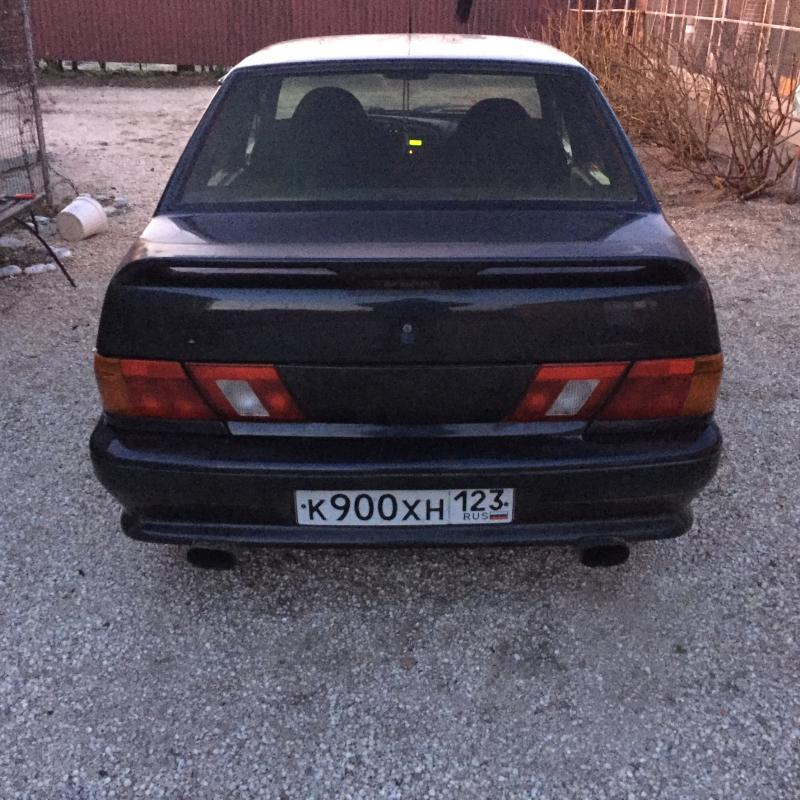
#> input picture img.png, 800 x 800 px
$ python -i worker.py   (imports and definitions only)   (older library calls are emulated)
#> lines starting #> are read from the running program, lines starting #| are printed output that depends on the picture; after the words box and inside, x2 and y2 are one past the last pixel; in counts of white or black regions, pixels touching at a corner belong together
from unittest import result
import numpy as np
import cv2
import re
import pytesseract
from collections import Counter
import sqlite3

# [1 line not run here, left out]
cascade = cv2.CascadeClassifier("haarcascade_russian_plate_number.xml")
# [3 lines not run here, left out]
pytesseract.pytesseract.tesseract_cmd = "C:\\Program Files\\Tesseract-OCR\\tesseract.exe"
tessdata_dir_config = '--tessdata-dir "C:\\Program Files\\Tesseract-OCR\\tessdata"'
# [1 line not run here, left out]

# Функция для отображения картинки

def img_show(img, detect = []):
    if list(detect):
        for (x, y, w, h) in detect:
            cv2.rectangle(img, (x, y), (x + w, y + h), (36, 255, 12), 2)
        cv2.imshow("1", img)
        cv2.waitKey(0)
    else:
        cv2.imshow("1", img)
    cv2.waitKey(0)


def database(car_number): # не используеться
    try:
        connection = sqlite3.connect('table_kpp.db')
        cursor = connection.cursor()

        connection.commit()
        connection.close()
    except Exception as e:
        print(e)

def fixed_bugs(value):
    for i in (0, 4, 5):
        if value[i] == "0": value = f"{value[:i]}о{value[i + 1:]}"
    return value

# рассчет вероятности
def probability(number_base):
    result = dict()
    data = Counter(number_base)
    print(data)
    for i in data:
        five_six = i[1:4].count("5") + i[1:4].count("6")
        result[fixed_bugs(i)] = int((data[i] / len(number_base)) * 100 / (five_six ** 2 if five_six != 0 else 1))
    return result

# функция поворота номера
def rotation(img, angle):
    (h, w) = img.shape[:2]
    center = (int(w / 2), int(h / 2))
    rotation_matrix = cv2.getRotationMatrix2D(center, angle, 1)
    return cv2.warpAffine(img, rotation_matrix, (w, h))

# Функция для исключения лишних символов
def extra_symbols(number):
    # Оставляем только цифры и буквы
    text = "".join([c for c in number.lower() if c.isalnum()])

    # Заменяем похожие элементы
    repl = {"б":"6", "э":"9", "д": "а", "з": "3", "о": "0"}
    for i in repl: text = text.replace(i, repl[i])

    # Находим подходящую подстроку для номера
    num = re.findall(r'[авекмнрстху780]\d{3}[авекмнрстху780]{2}\d{2,3}', text)
    return num

# Функция изменения размера для распознования
def resizing(img, height = 130):
    h, w = img.shape[:2]
    ratio = height / h
    dimension = (int(w * ratio), height)
    return cv2.resize(img, dimension)

# Функция детектирования номера - возращает кортеж из координат возможных номеров
def get_number(img):
    gray = cv2.cvtColor(img, cv2.COLOR_BGR2GRAY)
    numbers = cascade.detectMultiScale(gray, 1.1, 4)

    return numbers

# Функция распознавания
def num_to_text(img, num):
    xx, yy, ww, hh = num
    img_show(img)
    # Привести картинку к серому, применить фильтры, обрезать
    img = resizing(img[yy:yy + hh, xx:xx + ww, :])

    result = np.zeros(img.shape, dtype = np.uint8)

    #blurDetect = cv2.Laplacian(img, cv2.CV_64F).var()
    #kernel = np.ones((2, 4), np.uint8) if blurDetect < 100 else np.ones((1, 1), np.uint8)
    kernel = np.ones((1, 1), np.uint8)
    plate = cv2.dilate(img, kernel, iterations = 2)
    plate = cv2.erode(plate, kernel, iterations = 1)
    plate_gray = cv2.cvtColor(plate,cv2.COLOR_BGR2GRAY)
    number_base = []
    for i in range(10, 201, 10):
        plate = 255 - cv2.threshold(plate_gray, i, 255, cv2.THRESH_BINARY)[1] # Играем значением

        extract = cv2.merge([plate, plate, plate])
        cnts = cv2.findContours(plate, cv2.RETR_TREE, cv2.CHAIN_APPROX_SIMPLE)[0]
        for c in cnts:
            x, y, w, h = cv2.boundingRect(c)
            if 700 < w * h < 3000 and 0.2 <= w / h <= 1.1:
                result[y : y + h, x : x + w] = extract[y : y + h, x : x + w]

        #img_show(255 - result)
        data = pytesseract.image_to_string(255 - result, lang="rus", config ="--psm 6")
        # print("!", data)
        nums = extra_symbols(data)
        if nums: number_base.extend(nums)
        #print(number_base)

    # Вычисление вероятности
    #print(probability(number_base))
    return number_base#probability(number_base)
    # [6 lines of commented-out code are left out]

def recognizer(img):
    nums = get_number(img)
    print([num_to_text(img, num) for num in nums])
    return [num_to_text(img, num) for num in nums]

>>> import cv2
>>> picture = cv2.imread('img.png')
#> picture is the input picture: shape (800, 800, 3); mean B, G, R 94.8, 83.5, 90.9
>>> result = recognizer(picture)
#> in get_number, `gray = cv2.cvtColor(img, cv2.COLOR_BGR2GRAY)`:
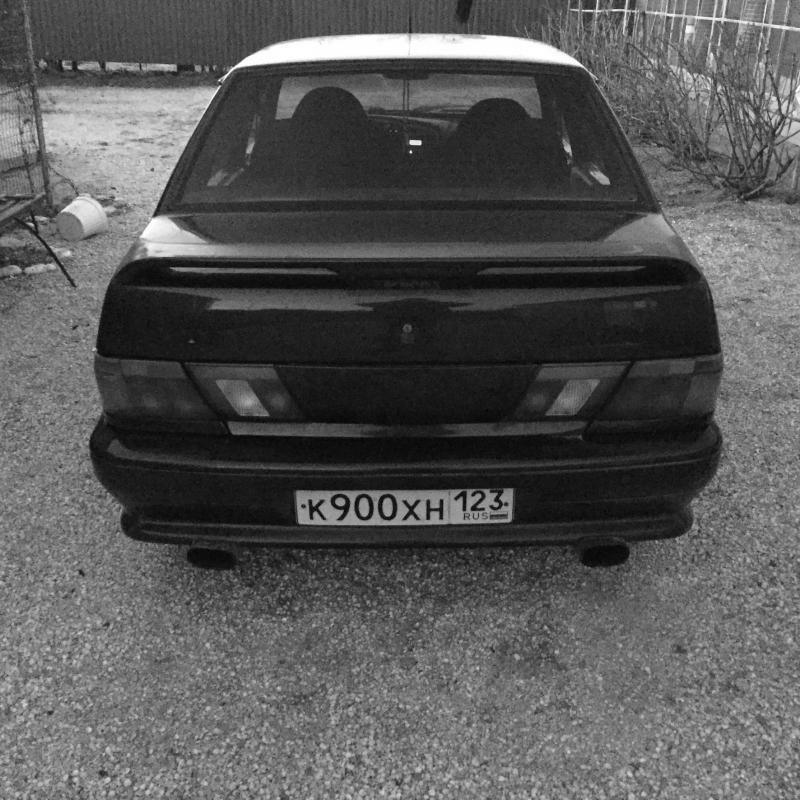
#> gray: shape (800, 800); min 1, max 255, mean 87
#> in get_number, `numbers = cascade.detectMultiScale(gray, 1.1, 4)`: numbers = [[295, 468, 221, 74]]
#> in resizing, `return cv2.resize(img, dimension)`:
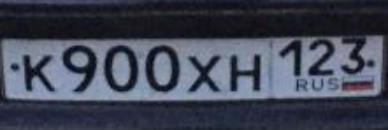
#> returned value: shape (130, 388, 3); mean of channels 0, 1, 2 85.2, 69.7, 65.1; drawn as B, G, R
#> in num_to_text, `plate_gray = cv2.cvtColor(plate,cv2.COLOR_BGR2GRAY)`:
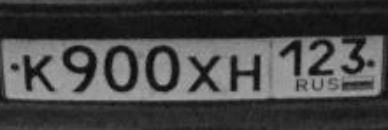
#> plate_gray: shape (130, 388); min 4, max 169, mean 70.1
#> the loop in num_to_text, `for i in range(10, 201, 10):` made 1 pass
#> cnts on pass 1: 8 contours, all with area under 20
#> pass 1, in num_to_text, `plate = 255 - cv2.threshold(plate_gray, i, 255, cv2.THRESH_BINARY)[1]`:
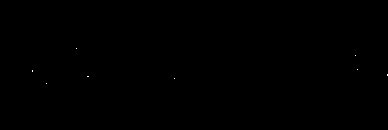
#> plate: shape (130, 388); 0.02% white in thin lines or dots, all inside (x1, y1, x2, y2) = (32, 48, 388, 84)
#> after the loop in num_to_text, `for i in range(10, 201, 10):`: result: shape (130, 388, 3); every value is 0
#> after the loop in num_to_text, `for i in range(10, 201, 10):`: number_base = []
#> (the call stopped at in num_to_text, `data = pytesseract.image_to_string(255 - result, lang="rus", config ="..`: pytesseract is not available in this run)
#> (the run stopped early here; a loop or call above may not have finished)
